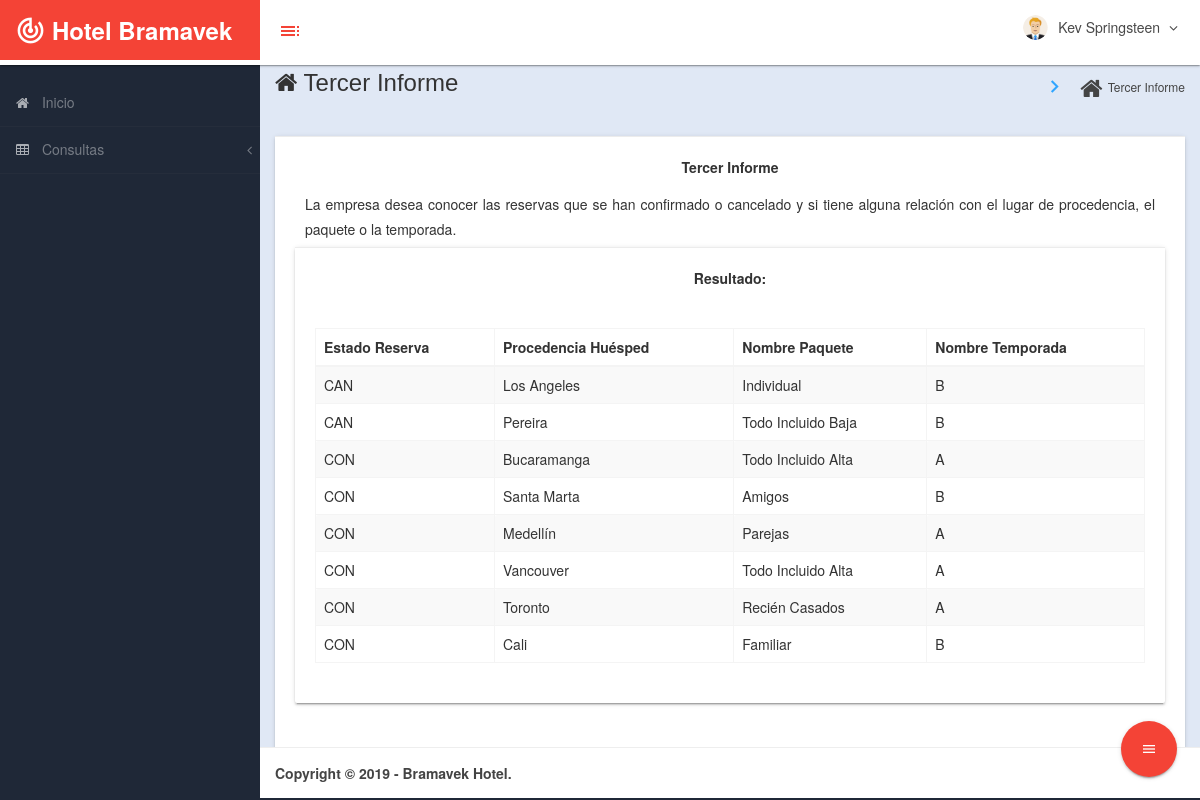
Page /admin/index2.php?module=consultas&c=3 (signed in) on the committed database.
### tables this page shows
CREATE TABLE `t_reservas` (
  `cod_r` bigint(20) UNSIGNED NOT NULL,
  `cant_habit` tinyint(4) NOT NULL,
  `fecha_llegada` date NOT NULL,
  `fecha_salida` date NOT NULL,
  `dias_hospedaje` int(11) NOT NULL,
  `estado_reserva` char(3) NOT NULL,
  `fk_nro_ident` bigint(20) UNSIGNED NOT NULL,
  `fk_cod_paq` int(11) NOT NULL
);

CREATE TABLE `t_huespedes` (
  `nro_ident` bigint(20) UNSIGNED NOT NULL,
  `nombres` varchar(50) NOT NULL,
  `apellidos` varchar(50) NOT NULL,
  `lugar_origen` varchar(40) NOT NULL,
  `celular` varchar(14) NOT NULL,
  `fecha_nac` date NOT NULL,
  `edad` tinyint(4) NOT NULL,
  `correo_elec` varchar(30) DEFAULT NULL,
  `password` varchar(30) DEFAULT NULL
);

CREATE TABLE `t_paquetes` (
  `cod_paq` int(11) NOT NULL,
  `nomb_pq` varchar(25) NOT NULL,
  `valor_pq` int(11) NOT NULL,
  `desc_pq` text NOT NULL,
  `fk_cod_tem` bigint(20) UNSIGNED NOT NULL,
  `fk_nomb_tem` char(1) NOT NULL
);

CREATE TABLE `t_temporadas` (
  `cod_tem` bigint(20) UNSIGNED NOT NULL,
  `nomb_tem` char(1) NOT NULL,
  `fecha_ini` date NOT NULL,
  `fecha_fin` date NOT NULL
);

### admin/modules/consultas/view.php (the view, shortened to what this page needs)
                               <div class="row" style="margin-bottom: 20px">
                <div class="col-md-12">
                  <div class="card">
                        <div class="card-action">
                             Resultado:
                        </div>
                        <div class="card-content">
                            <div class="table-responsive">
                                <table class="table table-striped table-bordered table-hover" id="dataTables-example">
                                    <thead>
                                        <tr>
                    <?php
                  if($_GET['c']==3){
                    ?>
                                        <th>Estado Reserva</th>
                                            <th>Procedencia Huésped</th>
                                            <th>Nombre Paquete</th>
                                            <th>Nombre Temporada</th>
                                        </tr>
                                    </thead>
                                    <tbody>
                    <?php
                    $sql = mysqli_query($mysqli, "SELECT R.estado_reserva as Estado_Reserva, H.lugar_origen as Lugar_Origen, P.nomb_pq as Nombre_Paquete, T.nomb_tem as Nombre_Temporada
FROM t_reservas R
INNER JOIN t_huespedes H
ON(R.fk_nro_ident=H.nro_ident)
INNER JOIN t_paquetes P
ON(R.fk_cod_paq=P.cod_paq)
INNER JOIN t_temporadas T
ON(P.fk_cod_tem=T.cod_tem)
ORDER BY R.estado_reserva;
")
                                          or die('Error : '.mysqli_error($mysqli));
                     while($row = mysqli_fetch_array($sql)) {
                      echo '<tr class="odd gradeX">';
                      for($i=0; $i<=3;$i++){
                        echo '<td>'.$row[$i].'</td>';
                      }
                      echo '</tr>';
                    }
                  }
                    ?>
                                    </tbody>
                                </table>
                            </div>
                        </div>
                    </div>
                </div>
            </div>
            </div>
    </div>
 </div>
     </div>
        </div>
      </div>
       </div>
</section>

### admin/assets/css/custom-styles.css (style rules this page uses)
body { font-family: 'Open Sans', sans-serif; background: #1F2837; }

### rows in the picture
t_reservas: estado_reserva "CAN", fk_nro_ident.lugar_origen "Los Angeles", fk_cod_paq.nomb_pq "Individual", t_temporadas.nomb_tem "B"
t_reservas: estado_reserva "CAN", fk_nro_ident.lugar_origen "Pereira", fk_cod_paq.nomb_pq "Todo Incluido Baja", t_temporadas.nomb_tem "B"
t_reservas: estado_reserva "CON", fk_nro_ident.lugar_origen "Bucaramanga", fk_cod_paq.nomb_pq "Todo Incluido Alta", t_temporadas.nomb_tem "A"
t_reservas: estado_reserva "CON", fk_nro_ident.lugar_origen "Santa Marta", fk_cod_paq.nomb_pq "Amigos", t_temporadas.nomb_tem "B"
t_reservas: estado_reserva "CON", fk_nro_ident.lugar_origen "Medellín", fk_cod_paq.nomb_pq "Parejas", t_temporadas.nomb_tem "A"
t_reservas: estado_reserva "CON", fk_nro_ident.lugar_origen "Vancouver", fk_cod_paq.nomb_pq "Todo Incluido Alta", t_temporadas.nomb_tem "A"
t_reservas: estado_reserva "CON", fk_nro_ident.lugar_origen "Toronto", fk_cod_paq.nomb_pq "Recién Casados", t_temporadas.nomb_tem "A"
t_reservas: estado_reserva "CON", fk_nro_ident.lugar_origen "Cali", fk_cod_paq.nomb_pq "Familiar", t_temporadas.nomb_tem "B"

### other values in the picture
$_SESSION['fullname'] "Kev Springsteen"
